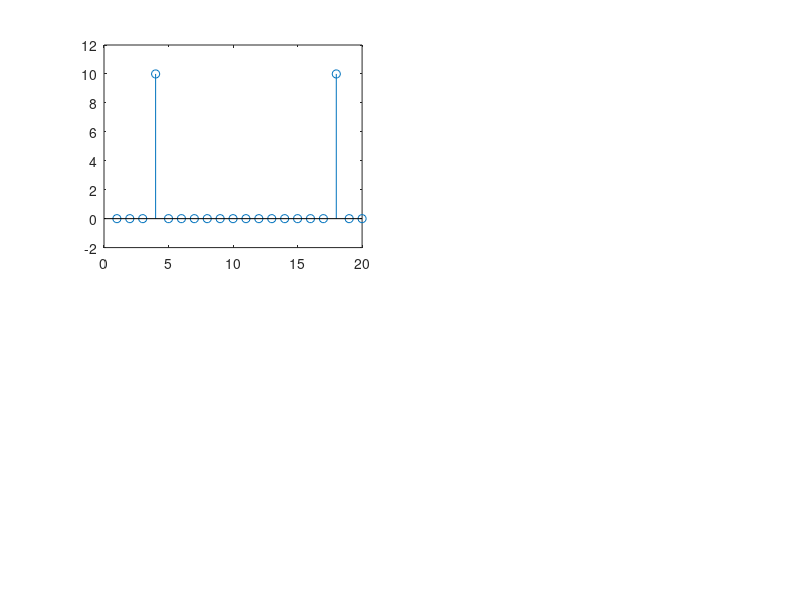

This chart was generated by the following MATLAB code: (Note: this script raises an error after producing the figure.)

N = 20;
w0 = 3*pi/10;
x = 0:1:19;
X = cos(w0*x);

Y = fft(X,N);

figure()
subplot(2,2,1);
stem(Y);
sgtitle("X[n] = cos(w0n)");
title("sequence");
xlabel("w");
ylabel("Magnitude");

subplot(2,2,2);
stem(abs(Y));
title("Magnitude");
xlabel("w");
ylabel("Magnitude");

subplot(2,2,[3,4]);
stem(angle(Y));
title("Phase");
xlabel("w");
ylabel("phase");